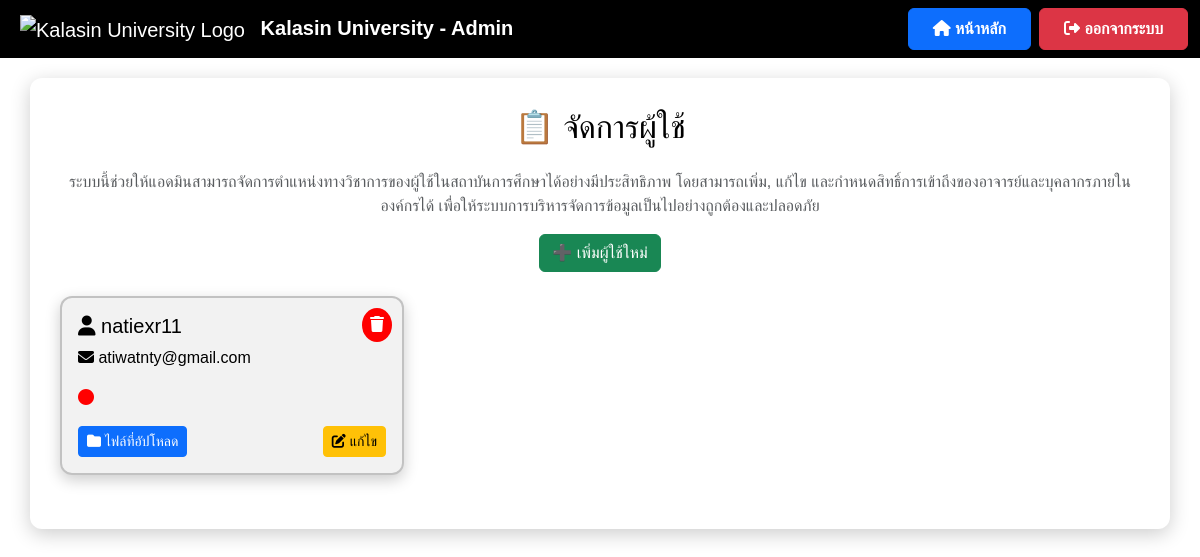
Before: /manage_users with the older database file.
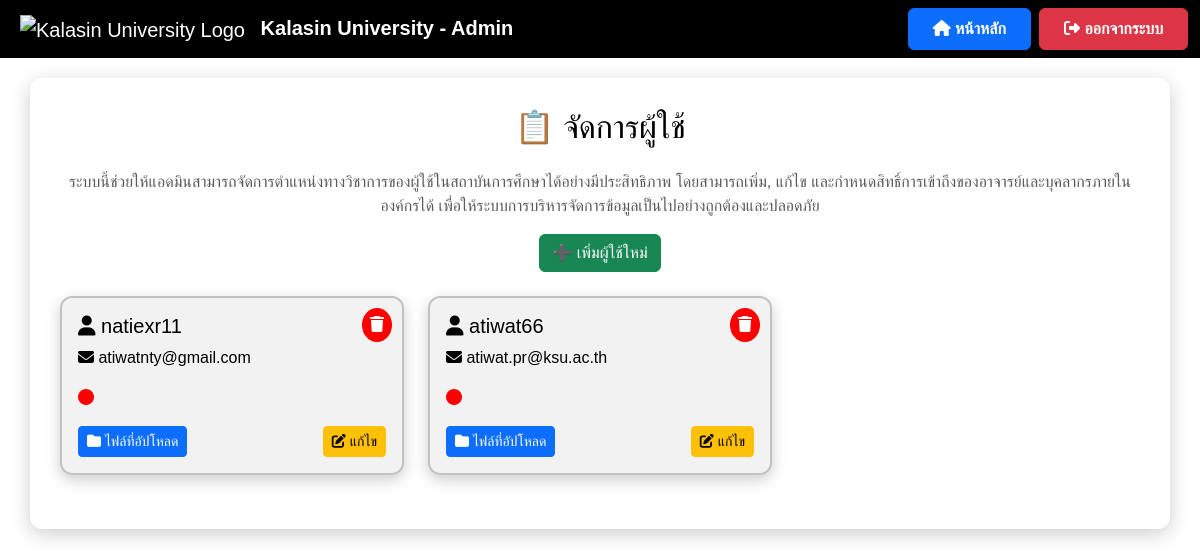
After: the same page with the newer database file.
### app.py (models this page shows)
class User(db.Model):
    id = db.Column(db.Integer, primary_key=True)
    username = db.Column(db.String(100), unique=True, nullable=False)
    email = db.Column(db.String(150), unique=True, nullable=False)  # ✅ เพิ่ม email
    password = db.Column(db.String(200), nullable=False)
    role = db.Column(db.String(10), nullable=False, default='user')
    files = db.relationship('File', backref='user', lazy=True)

### app.py (the view)
@app.route('/manage_users')
def manage_users():
    users = User.query.all()  # ดึงข้อมูลผู้ใช้ทั้งหมดจากฐานข้อมูล
    return render_template('manage_users.html', users=users)

### templates/manage_users.html (shortened to what this page needs)
<!DOCTYPE html>
<html lang="th">
<head>
    <link href="https://cdn.jsdelivr.net/npm/bootstrap@5.3.3/dist/css/bootstrap.min.css" rel="stylesheet">
    <link rel="stylesheet" href="https://cdnjs.cloudflare.com/ajax/libs/font-awesome/6.4.2/css/all.min.css">
</head>
<body>
    <nav class="navbar navbar-expand-lg navbar-dark">
        <div class="container-fluid">
            <a class="navbar-brand ms-2" href="{{ url_for('admin_dashboard') }}">
                <img src="https://upload.wikimedia.org/wikipedia/th/4/4e/Kalasin_University_Seal.svg"
                     alt="Kalasin University Logo"
                     style="height: 50px; margin-right: 10px;">
                <strong>Kalasin University - Admin</strong>
            </a>
            <div class="ms-auto d-flex">
                <a href="{{ url_for('admin_dashboard') }}" class="btn btn-primary fw-bold px-4 py-2 me-2">
                    <i class="fas fa-home"></i> หน้าหลัก
                </a>
                <a href="{{ url_for('logout') }}" class="btn btn-danger fw-bold px-4 py-2">
                    <i class="fas fa-sign-out-alt"></i> ออกจากระบบ
                </a>
            </div>
        </div>
    </nav>
    <div class="container container-custom">
        <h2 class="mb-4 text-center">📋 จัดการผู้ใช้</h2>
    <p class="text-center text-muted">
        ระบบนี้ช่วยให้แอดมินสามารถจัดการตำแหน่งทางวิชาการของผู้ใช้ในสถาบันการศึกษาได้อย่างมีประสิทธิภาพ
        โดยสามารถเพิ่ม, แก้ไข และกำหนดสิทธิ์การเข้าถึงของอาจารย์และบุคลากรภายในองค์กรได้
        เพื่อให้ระบบการบริหารจัดการข้อมูลเป็นไปอย่างถูกต้องและปลอดภัย
    </p>
        <div class="text-center mb-4">
            <a href="{{ url_for('add_user') }}" class="btn btn-success">
                ➕ เพิ่มผู้ใช้ใหม่
            </a>
        </div>
        <div class="row">
            {% for user in users %}
            <div class="col-md-4 mb-4">
                <div class="user-card p-3">
                    <h5><i class="fas fa-user"></i> {{ user.username }}</h5>
                    <p><i class="fas fa-envelope"></i> {{ user.email }}</p>
                    <p><i class="fas fa-circle" style="color: {% if user.status == 'active' %}green{% else %}red{% endif %};"></i> {{ user.status }}</p>
                    <div class="d-flex justify-content-between mt-3">
                        <a href="{{ url_for('view_user', user_id=user.id) }}" class="btn btn-primary btn-sm">
                            <i class="fas fa-folder"></i> ไฟล์ที่อัปโหลด
                        </a>
                        <a href="{{ url_for('edit_user', user_id=user.id) }}" class="btn btn-warning btn-sm">
                            <i class="fas fa-edit"></i> แก้ไข
                        </a>
                        <button class="delete-btn" onclick="confirmDelete('{{ user.id }}', '{{ user.username }}')">
                            <i class="fas fa-trash"></i>
                        </button>
                    </div>
                </div>
            </div>
            {% endfor %}
        </div>
    </div>
</body>
</html>

### templates/manage_users.html (style rules this page uses)
body { font-family: 'Poppins', sans-serif; background: white; color: black; }
.navbar { background: #000000; backdrop-filter: blur(10px); }
.container-custom { background: #ffffff; border-radius: 12px; padding: 30px; box-shadow: 0 5px 20px rgba(0, 0, 0, 0.2); margin-top: 20px; }
.user-card { background: rgba(0, 0, 0, 0.05); color: black; border-radius: 12px; padding: 20px; border: 2px solid rgba(0, 0, 0, 0.2); box-shadow: 0 5px 15px rgba(0, 0, 0, 0.2); transition: transform 0.2s; cursor: pointer; position: relative; }
.delete-btn { position: absolute; top: 10px; right: 10px; background: red; color: white; border: none; padding: 5px 8px; border-radius: 50%; cursor: pointer; transition: 0.2s; }

Changed rows visible on the page:
added User: username "atiwat66", email "atiwat.pr@ksu.ac.th"
